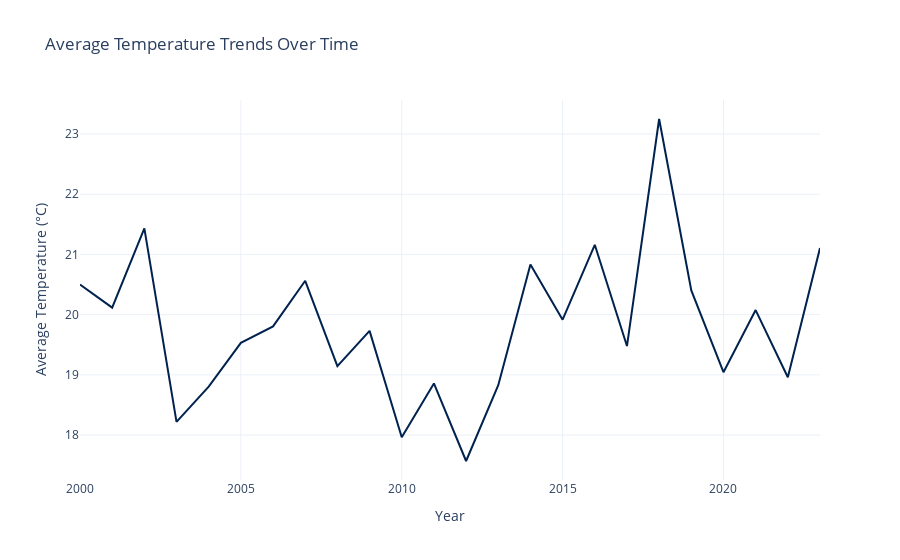

The cell this chart's notebook holds for it:
### Markdown cell above
Visualization: Line chart showing average temperature trends over time

### Code cell
# Calculate the average temperature per year
df_avg = df.groupby("Year").agg({"Avg_Temperature_degC": "mean"}).reset_index()

# Create the line chart for average temperature trends over time
fig = px.line(df_avg, x="Year", y="Avg_Temperature_degC",
              title="Average Temperature Trends Over Time",
              labels={"Avg_Temperature_degC": "Average Temperature (°C)"},
              color_discrete_sequence=px.colors.sequential.Cividis)  # Cividis is color-blind friendly

# Improve interactivity
fig.update_layout(
    hovermode="x unified",  # Show all values for a given year on hover
    template="plotly_white",  # Clean background for better visibility
    xaxis=dict(title="Year", showgrid=True),
    yaxis=dict(title="Average Temperature (°C)", showgrid=True),
    dragmode="zoom",  # Enable zooming and panning
    hoverlabel=dict(namelength=-1),  # Show full country names on hover
)

# Show the interactive plot
fig.show()

### Figure 1 — Plotly figure (JSON) as saved in the notebook; plotly's stock layout.template omitted (floating-point values rounded to 4 significant figures)
{"data": [{"hovertemplate": "Year=%{x}<br>Average Temperature (°C)=%{y}<extra></extra>", "legendgroup": "", "line": {"color": "#00224e", "dash": "solid"}, "marker": {"symbol": "circle"}, "mode": "lines", "name": "", "orientation": "v", "showlegend": false, "type": "scatter", "x": [2000, 2001, 2002, 2003, 2004, 2005, 2006, 2007, 2008, 2009, 2010, 2011, 2012, 2013, 2014, 2015, 2016, 2017, 2018, 2019, 2020, 2021, 2022, 2023], "xaxis": "x", "y": [20.5, 20.12, 21.43, 18.22, 18.8, 19.53, 19.81, 20.56, 19.14, 19.73, 17.96, 18.86, 17.57, 18.83, 20.83, 19.92, 21.16, 19.48, 23.25, 20.4, 19.04, 20.08, 18.96, 21.11], "yaxis": "y"}], "layout": {"dragmode": "zoom", "hoverlabel": {"namelength": -1}, "hovermode": "x unified", "legend": {"tracegroupgap": 0}, "title": {"text": "Average Temperature Trends Over Time"}, "xaxis": {"anchor": "y", "domain": [0, 1], "showgrid": true, "title": {"text": "Year"}}, "yaxis": {"anchor": "x", "domain": [0, 1], "showgrid": true, "title": {"text": "Average Temperature (°C)"}}}}
